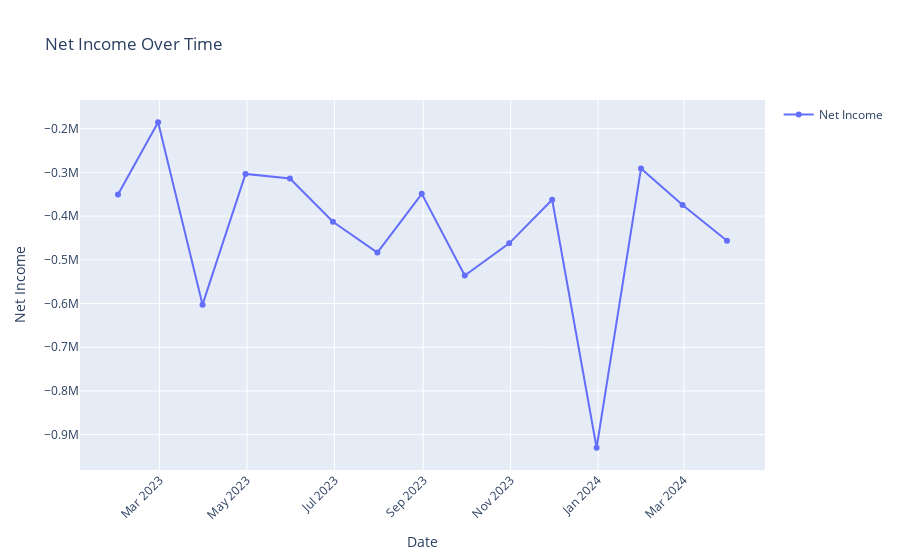

Write notebook code for a chart like this one.
### Code cell
fig = go.Figure()
fig.add_trace(go.Scatter(x=df_cf_netincome.date, y=df_cf_netincome.cost, mode='lines+markers', name='Net Income'))
fig.update_layout(title='Net Income Over Time',
                  xaxis_title='Date',
                  yaxis_title='Net Income',
                  xaxis_tickangle=-45,
                  showlegend=True)

### Figure 1 — Plotly figure (JSON) as saved in the notebook; plotly's stock layout.template omitted (floating-point values rounded to 4 significant figures)
{"data": [{"mode": "lines+markers", "name": "Net Income", "type": "scatter", "x": ["2023-01-31T00:00:00", "2023-02-28T00:00:00", "2023-03-31T00:00:00", "2023-04-30T00:00:00", "2023-05-31T00:00:00", "2023-06-30T00:00:00", "2023-07-31T00:00:00", "2023-08-31T00:00:00", "2023-09-30T00:00:00", "2023-10-31T00:00:00", "2023-11-30T00:00:00", "2023-12-31T00:00:00", "2024-01-31T00:00:00", "2024-02-29T00:00:00", "2024-03-31T00:00:00"], "y": [-350600.0, -185300.0, -602700.0, -303600.0, -314100.0, -412900.0, -483400.0, -349000.0, -535800.0, -462400.0, -362600.0, -930000.0, -291000.0, -374600.0, -456600.0]}], "layout": {"showlegend": true, "title": {"text": "Net Income Over Time"}, "xaxis": {"tickangle": -45, "title": {"text": "Date"}}, "yaxis": {"title": {"text": "Net Income"}}}}
